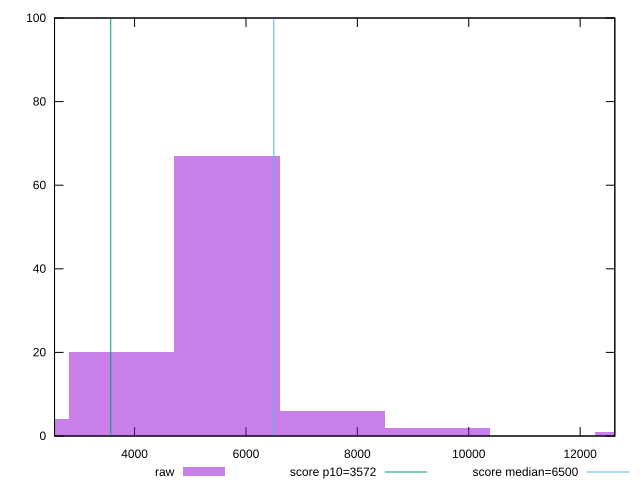

Write the gnuplot code that produced this figure.
reset

$raw <<EOF
5659.778859111925 67
3773.185906074617 20
7546.371812149234 6
9432.964765186542 2
13206.150671261159 1
1886.5929530373085 4
EOF

set key outside below
set boxwidth 1886.5929530373085
set xrange [2563.0675:12622.564]
set yrange [0:100]
set trange [0:100]
set style fill transparent solid 0.5 noborder

set parametric
set terminal svg size 640, 490 enhanced background rgb 'white'
set output "reprap/first-cpu-idle/samples/pages+cached+noexternal+nomedia/raw/histogram.svg"

plot $raw title "raw" with boxes, \
     3572,t title "score p10=3572", \
     6500,t title "score median=6500"

reset
